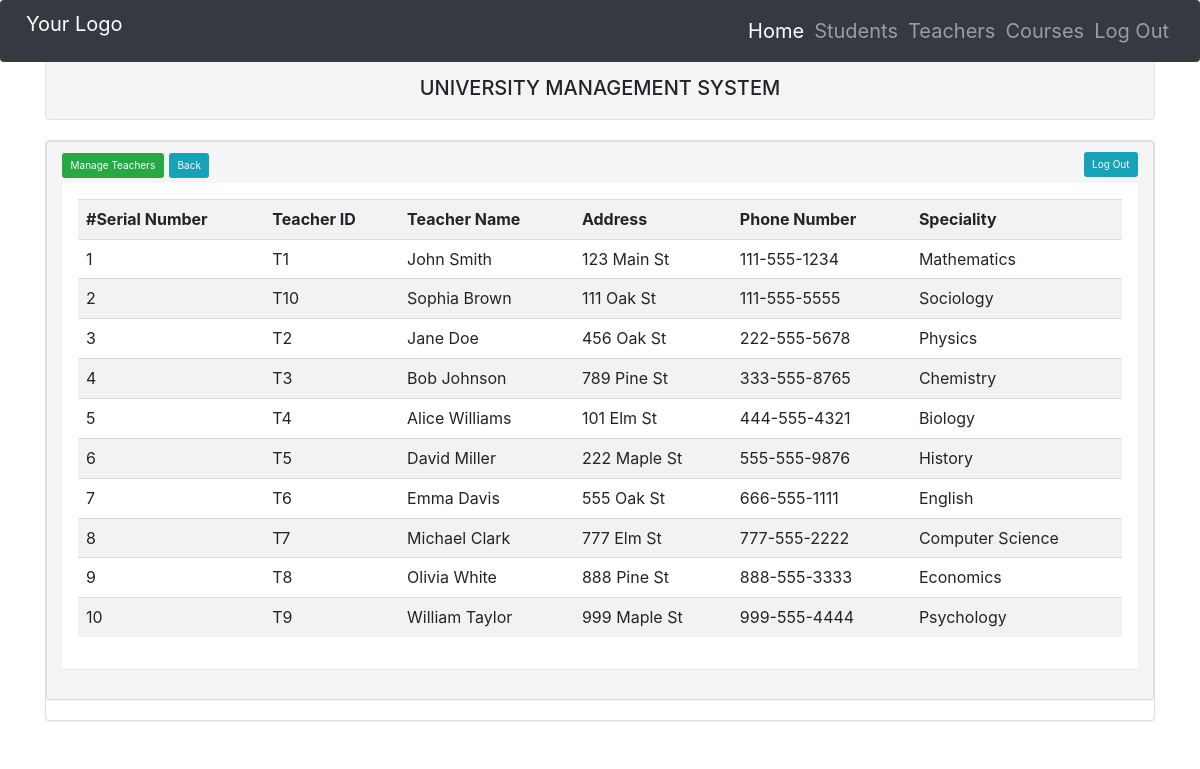
The page /teachers.php (signed in) on the database its author committed.
### tables this page shows
create table teacher (
   tid                  char(10)             not null,
   tname                varchar(30)          null,
   address              varchar(50)          null,
   phone                varchar(24)          null,
   speciality           varchar(30)          null,
   constraint PK_TEACHER primary key nonclustered (tid)
);

### teachers.php (the view, shortened to what this page needs)
<?php
include("db.php");
include("header.php");
?>
<head>
<link href="https://cdn.jsdelivr.net/npm/bootstrap@4.6.0/dist/css/bootstrap.min.css" rel="stylesheet">
</head>
<body>
<nav class="navbar navbar-expand-lg navbar-dark bg-dark fixed-top">
<a class="navbar-brand" href="#">Your Logo</a>
<div class="collapse navbar-collapse" id="navbarNav">
    <ul class="navbar-nav ml-auto">
        <li class="nav-item active">
            <a class="nav-link" href="index.php">Home</a>
        </li>
        <li class="nav-item">
            <a class="nav-link" href="students.php">Students</a>
        </li>
        <li class="nav-item">
            <a class="nav-link" href="teachers.php">Teachers</a>
        </li>
        <li class="nav-item">
            <a class="nav-link" href="addcourses.php">Courses</a>
        </li>
        <li class="nav-item">
            <a class="nav-link" href="login.php">Log Out</a>
        </li>
    </ul>
</div>
</nav>
<div class="container">
<div class="panel panel-default">
    <div class="panel panel-heading">
    <h2>
    <a class="btn btn-success" href="addteachers.php">Manage Teachers</a>
    <a class="btn btn-info pull-center" href="index.php">Back</a>
    <a class="btn btn-info pull-right" href="logout_process.php">Log Out</a>
    </h2>
<div class="panel panel-body">
    <form action="index.php" method="Post">
        <table class="table table-striped">
            <th>
                #Serial Number
            </th>
            <th>
                Teacher ID
            </th>
            <th>
                Teacher Name
            </th>
            <th>
                Address
            </th>
            <th>
                Phone Number
            </th>
            <th>
                Speciality
            </th>
<?php
$result=mysqli_query($con,"select * from teacher");
$count=0;
while($row=mysqli_fetch_array($result))
{
    $count++;
    ?>
    <tr>
    <td><?php echo $count;?></td>
    <td><?php echo $row['tid'];?>
</td>
    <td><?php echo $row['tname'];?>
</td>
<td><?php echo $row['address'];?>
</td>
<td><?php echo $row['phone'];?>
</td>
<td><?php echo $row['speciality'];?>
</td>
</tr>
<?php
}?>
        </table>
    </form>
    </div>
</div>
</div>

### teachers.php (style rules this page uses)
body { padding-top: 56px; font-size: 16px; }
h2, p, .navbar-brand, .nav-link { font-size: 20px; }

### rows shown on the page
teacher: tid "T1", tname "John Smith", address "123 Main St", phone "111-555-1234", speciality "Mathematics"
teacher: tid "T10", tname "Sophia Brown", address "111 Oak St", phone "111-555-5555", speciality "Sociology"
teacher: tid "T2", tname "Jane Doe", address "456 Oak St", phone "222-555-5678", speciality "Physics"
teacher: tid "T3", tname "Bob Johnson", address "789 Pine St", phone "333-555-8765", speciality "Chemistry"
teacher: tid "T4", tname "Alice Williams", address "101 Elm St", phone "444-555-4321", speciality "Biology"
teacher: tid "T5", tname "David Miller", address "222 Maple St", phone "555-555-9876", speciality "History"
teacher: tid "T6", tname "Emma Davis", address "555 Oak St", phone "666-555-1111", speciality "English"
teacher: tid "T7", tname "Michael Clark", address "777 Elm St", phone "777-555-2222", speciality "Computer Science"
teacher: tid "T8", tname "Olivia White", address "888 Pine St", phone "888-555-3333", speciality "Economics"
teacher: tid "T9", tname "William Taylor", address "999 Maple St", phone "999-555-4444", speciality "Psychology"
